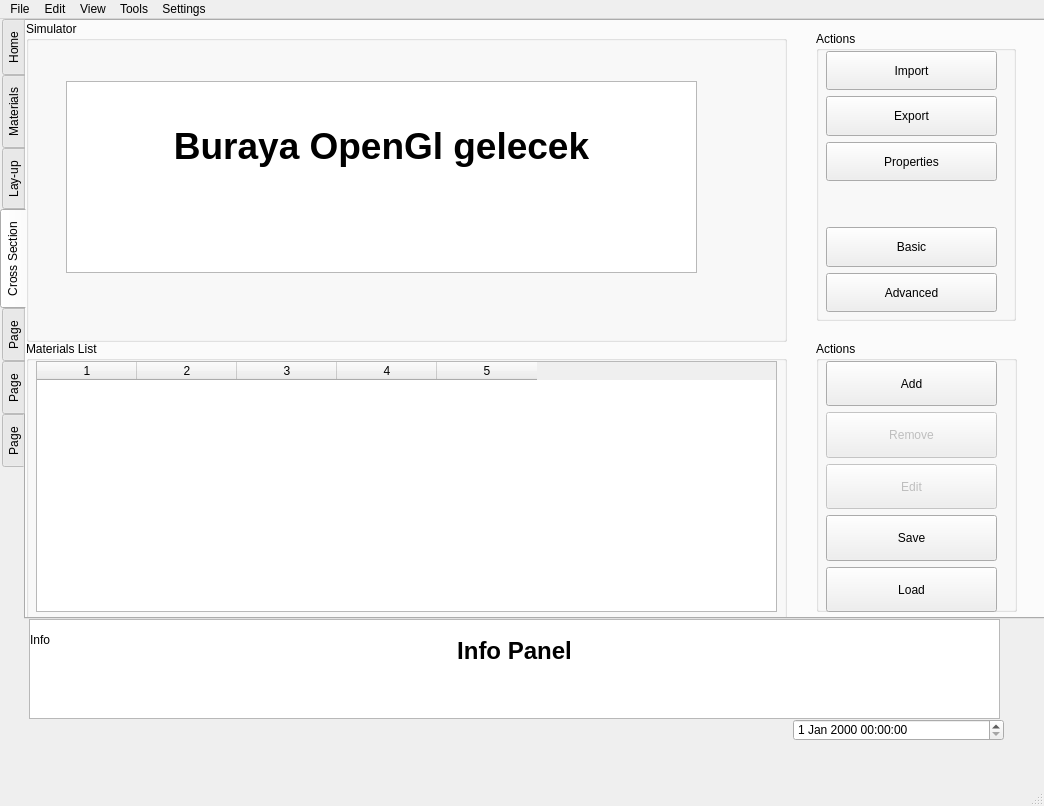
<?xml version="1.0" encoding="UTF-8"?>
<ui version="4.0">
 <class>MainWindow</class>
 <widget class="QMainWindow" name="MainWindow">
  <property name="geometry">
   <rect>
    <x>0</x>
    <y>0</y>
    <width>1044</width>
    <height>806</height>
   </rect>
  </property>
  <property name="windowTitle">
   <string>MainWindow</string>
  </property>
  <widget class="QWidget" name="centralwidget">
   <widget class="QTabWidget" name="Tab">
    <property name="geometry">
     <rect>
      <x>0</x>
      <y>0</y>
      <width>1175</width>
      <height>600</height>
     </rect>
    </property>
    <property name="maximumSize">
     <size>
      <width>1175</width>
      <height>600</height>
     </size>
    </property>
    <property name="autoFillBackground">
     <bool>true</bool>
    </property>
    <property name="tabPosition">
     <enum>QTabWidget::West</enum>
    </property>
    <property name="currentIndex">
     <number>3</number>
    </property>
    <widget class="QWidget" name="tp_Home">
     <attribute name="title">
      <string>Home</string>
     </attribute>
     <widget class="QTextBrowser" name="txtBr_Home_Info">
      <property name="geometry">
       <rect>
        <x>0</x>
        <y>60</y>
        <width>980</width>
        <height>200</height>
       </rect>
      </property>
      <property name="html">
       <string>&lt;!DOCTYPE HTML PUBLIC &quot;-//W3C//DTD HTML 4.0//EN&quot; &quot;http://www.w3.org/TR/REC-html40/strict.dtd&quot;&gt;
&lt;html&gt;&lt;head&gt;&lt;meta name=&quot;qrichtext&quot; content=&quot;1&quot; /&gt;&lt;style type=&quot;text/css&quot;&gt;
p, li { white-space: pre-wrap; }
&lt;/style&gt;&lt;/head&gt;&lt;body style=&quot; font-family:'MS Shell Dlg 2'; font-size:7.8pt; font-weight:400; font-style:normal;&quot;&gt;
&lt;p align=&quot;center&quot; style=&quot;-qt-paragraph-type:empty; margin-top:0px; margin-bottom:0px; margin-left:0px; margin-right:0px; -qt-block-indent:0; text-indent:0px;&quot;&gt;&lt;br /&gt;&lt;/p&gt;
&lt;p align=&quot;center&quot; style=&quot;-qt-paragraph-type:empty; margin-top:0px; margin-bottom:0px; margin-left:0px; margin-right:0px; -qt-block-indent:0; text-indent:0px; font-size:18pt; font-style:italic; text-decoration: underline;&quot;&gt;&lt;br /&gt;&lt;/p&gt;
&lt;p align=&quot;center&quot; style=&quot; margin-top:0px; margin-bottom:0px; margin-left:0px; margin-right:0px; -qt-block-indent:0; text-indent:0px;&quot;&gt;&lt;span style=&quot; font-size:18pt; font-style:italic; text-decoration: underline;&quot;&gt;So You can see main info about the project here &lt;/span&gt;&lt;/p&gt;
&lt;p align=&quot;center&quot; style=&quot; margin-top:0px; margin-bottom:0px; margin-left:0px; margin-right:0px; -qt-block-indent:0; text-indent:0px;&quot;&gt;&lt;span style=&quot; font-size:18pt; font-style:italic; text-decoration: underline;&quot;&gt;:)&lt;/span&gt;&lt;/p&gt;&lt;/body&gt;&lt;/html&gt;</string>
      </property>
     </widget>
     <widget class="QTextBrowser" name="txtBr_Home_Title">
      <property name="geometry">
       <rect>
        <x>0</x>
        <y>0</y>
        <width>980</width>
        <height>60</height>
       </rect>
      </property>
      <property name="html">
       <string>&lt;!DOCTYPE HTML PUBLIC &quot;-//W3C//DTD HTML 4.0//EN&quot; &quot;http://www.w3.org/TR/REC-html40/strict.dtd&quot;&gt;
&lt;html&gt;&lt;head&gt;&lt;meta name=&quot;qrichtext&quot; content=&quot;1&quot; /&gt;&lt;style type=&quot;text/css&quot;&gt;
p, li { white-space: pre-wrap; }
&lt;/style&gt;&lt;/head&gt;&lt;body style=&quot; font-family:'MS Shell Dlg 2'; font-size:7.8pt; font-weight:400; font-style:normal;&quot;&gt;
&lt;p align=&quot;center&quot; style=&quot; margin-top:0px; margin-bottom:0px; margin-left:0px; margin-right:0px; -qt-block-indent:0; text-indent:0px;&quot;&gt;&lt;span style=&quot; font-size:24pt; font-weight:600; font-style:italic;&quot;&gt;Wellcome To First Beta!&lt;/span&gt;&lt;/p&gt;&lt;/body&gt;&lt;/html&gt;</string>
      </property>
     </widget>
     <widget class="QFrame" name="frame_5">
      <property name="geometry">
       <rect>
        <x>0</x>
        <y>260</y>
        <width>490</width>
        <height>320</height>
       </rect>
      </property>
      <property name="frameShape">
       <enum>QFrame::StyledPanel</enum>
      </property>
      <property name="frameShadow">
       <enum>QFrame::Raised</enum>
      </property>
     </widget>
     <widget class="QFrame" name="frame_6">
      <property name="geometry">
       <rect>
        <x>490</x>
        <y>260</y>
        <width>490</width>
        <height>320</height>
       </rect>
      </property>
      <property name="frameShape">
       <enum>QFrame::StyledPanel</enum>
      </property>
      <property name="frameShadow">
       <enum>QFrame::Raised</enum>
      </property>
     </widget>
    </widget>
    <widget class="QWidget" name="tp_Materials">
     <attribute name="title">
      <string>Materials</string>
     </attribute>
     <widget class="QGroupBox" name="gbx_Materials_Material">
      <property name="geometry">
       <rect>
        <x>0</x>
        <y>0</y>
        <width>980</width>
        <height>80</height>
       </rect>
      </property>
      <property name="title">
       <string>Material</string>
      </property>
      <widget class="QFrame" name="frame_3">
       <property name="geometry">
        <rect>
         <x>60</x>
         <y>20</y>
         <width>271</width>
         <height>61</height>
        </rect>
       </property>
       <property name="frameShape">
        <enum>QFrame::StyledPanel</enum>
       </property>
       <property name="frameShadow">
        <enum>QFrame::Raised</enum>
       </property>
       <widget class="QWidget" name="layoutWidget_11">
        <property name="geometry">
         <rect>
          <x>0</x>
          <y>0</y>
          <width>61</width>
          <height>51</height>
         </rect>
        </property>
        <layout class="QVBoxLayout" name="verticalLayout_14">
         <item>
          <widget class="QLabel" name="lbl_Materials_Material_Name">
           <property name="text">
            <string>Name:</string>
           </property>
          </widget>
         </item>
        </layout>
       </widget>
       <widget class="QWidget" name="layoutWidget_12">
        <property name="geometry">
         <rect>
          <x>60</x>
          <y>0</y>
          <width>191</width>
          <height>51</height>
         </rect>
        </property>
        <layout class="QVBoxLayout" name="verticalLayout_15">
         <item>
          <widget class="QLineEdit" name="txt_Materials_Material_Name">
           <property name="sizePolicy">
            <sizepolicy hsizetype="Expanding" vsizetype="Expanding">
             <horstretch>0</horstretch>
             <verstretch>0</verstretch>
            </sizepolicy>
           </property>
          </widget>
         </item>
        </layout>
       </widget>
      </widget>
      <widget class="QFrame" name="frame_4">
       <property name="geometry">
        <rect>
         <x>350</x>
         <y>20</y>
         <width>271</width>
         <height>61</height>
        </rect>
       </property>
       <property name="frameShape">
        <enum>QFrame::StyledPanel</enum>
       </property>
       <property name="frameShadow">
        <enum>QFrame::Raised</enum>
       </property>
       <widget class="QWidget" name="layoutWidget_13">
        <property name="geometry">
         <rect>
          <x>0</x>
          <y>0</y>
          <width>61</width>
          <height>51</height>
         </rect>
        </property>
        <layout class="QVBoxLayout" name="verticalLayout_16">
         <item>
          <widget class="QLabel" name="lbl_Materials_Material_Type">
           <property name="text">
            <string>Type:</string>
           </property>
          </widget>
         </item>
        </layout>
       </widget>
       <widget class="QWidget" name="layoutWidget_14">
        <property name="geometry">
         <rect>
          <x>60</x>
          <y>0</y>
          <width>191</width>
          <height>51</height>
         </rect>
        </property>
        <layout class="QVBoxLayout" name="verticalLayout_17">
         <item>
          <widget class="QComboBox" name="cbx_Materials_Material_Type">
           <property name="sizePolicy">
            <sizepolicy hsizetype="Preferred" vsizetype="Expanding">
             <horstretch>0</horstretch>
             <verstretch>0</verstretch>
            </sizepolicy>
           </property>
          </widget>
         </item>
        </layout>
       </widget>
      </widget>
     </widget>
     <widget class="QGroupBox" name="gbx_Materials_Properties">
      <property name="geometry">
       <rect>
        <x>0</x>
        <y>80</y>
        <width>980</width>
        <height>180</height>
       </rect>
      </property>
      <property name="title">
       <string>Properties</string>
      </property>
      <widget class="QFrame" name="frame">
       <property name="geometry">
        <rect>
         <x>60</x>
         <y>30</y>
         <width>251</width>
         <height>141</height>
        </rect>
       </property>
       <property name="frameShape">
        <enum>QFrame::StyledPanel</enum>
       </property>
       <property name="frameShadow">
        <enum>QFrame::Raised</enum>
       </property>
       <widget class="QWidget" name="layoutWidget">
        <property name="geometry">
         <rect>
          <x>0</x>
          <y>0</y>
          <width>41</width>
          <height>131</height>
         </rect>
        </property>
        <layout class="QVBoxLayout" name="verticalLayout">
         <item>
          <widget class="QLabel" name="label_5">
           <property name="text">
            <string>E11</string>
           </property>
          </widget>
         </item>
         <item>
          <widget class="QLabel" name="label_6">
           <property name="text">
            <string>G12</string>
           </property>
          </widget>
         </item>
         <item>
          <widget class="QLabel" name="label_7">
           <property name="text">
            <string>v12</string>
           </property>
          </widget>
         </item>
        </layout>
       </widget>
       <widget class="QWidget" name="layoutWidget">
        <property name="geometry">
         <rect>
          <x>60</x>
          <y>0</y>
          <width>121</width>
          <height>131</height>
         </rect>
        </property>
        <layout class="QVBoxLayout" name="verticalLayout_3">
         <item>
          <widget class="QLineEdit" name="lineEdit_3">
           <property name="sizePolicy">
            <sizepolicy hsizetype="Expanding" vsizetype="Expanding">
             <horstretch>0</horstretch>
             <verstretch>0</verstretch>
            </sizepolicy>
           </property>
          </widget>
         </item>
         <item>
          <widget class="QLineEdit" name="lineEdit_4">
           <property name="sizePolicy">
            <sizepolicy hsizetype="Expanding" vsizetype="Expanding">
             <horstretch>0</horstretch>
             <verstretch>0</verstretch>
            </sizepolicy>
           </property>
          </widget>
         </item>
         <item>
          <widget class="QLineEdit" name="lineEdit_16">
           <property name="sizePolicy">
            <sizepolicy hsizetype="Expanding" vsizetype="Expanding">
             <horstretch>0</horstretch>
             <verstretch>0</verstretch>
            </sizepolicy>
           </property>
          </widget>
         </item>
        </layout>
       </widget>
       <widget class="QWidget" name="layoutWidget">
        <property name="geometry">
         <rect>
          <x>200</x>
          <y>0</y>
          <width>51</width>
          <height>131</height>
         </rect>
        </property>
        <layout class="QVBoxLayout" name="verticalLayout_4">
         <item>
          <widget class="QLabel" name="label_11">
           <property name="text">
            <string>[GPa]</string>
           </property>
          </widget>
         </item>
         <item>
          <widget class="QLabel" name="label_12">
           <property name="text">
            <string>[GPa]</string>
           </property>
          </widget>
         </item>
         <item>
          <widget class="QLabel" name="label_13">
           <property name="text">
            <string>[]</string>
           </property>
          </widget>
         </item>
        </layout>
       </widget>
      </widget>
      <widget class="QFrame" name="frame_2">
       <property name="geometry">
        <rect>
         <x>350</x>
         <y>30</y>
         <width>251</width>
         <height>141</height>
        </rect>
       </property>
       <property name="frameShape">
        <enum>QFrame::StyledPanel</enum>
       </property>
       <property name="frameShadow">
        <enum>QFrame::Raised</enum>
       </property>
       <widget class="QWidget" name="layoutWidget_5">
        <property name="geometry">
         <rect>
          <x>0</x>
          <y>0</y>
          <width>41</width>
          <height>131</height>
         </rect>
        </property>
        <layout class="QVBoxLayout" name="verticalLayout_8">
         <item>
          <widget class="QLabel" name="label_20">
           <property name="text">
            <string>E22</string>
           </property>
          </widget>
         </item>
         <item>
          <widget class="QLabel" name="label_21">
           <property name="text">
            <string>G13</string>
           </property>
          </widget>
         </item>
         <item>
          <widget class="QLabel" name="label_22">
           <property name="text">
            <string>ro</string>
           </property>
          </widget>
         </item>
        </layout>
       </widget>
       <widget class="QWidget" name="layoutWidget_6">
        <property name="geometry">
         <rect>
          <x>60</x>
          <y>0</y>
          <width>121</width>
          <height>131</height>
         </rect>
        </property>
        <layout class="QVBoxLayout" name="verticalLayout_9">
         <item>
          <widget class="QLineEdit" name="lineEdit_5">
           <property name="sizePolicy">
            <sizepolicy hsizetype="Expanding" vsizetype="Expanding">
             <horstretch>0</horstretch>
             <verstretch>0</verstretch>
            </sizepolicy>
           </property>
          </widget>
         </item>
         <item>
          <widget class="QLineEdit" name="lineEdit_10">
           <property name="sizePolicy">
            <sizepolicy hsizetype="Expanding" vsizetype="Expanding">
             <horstretch>0</horstretch>
             <verstretch>0</verstretch>
            </sizepolicy>
           </property>
          </widget>
         </item>
         <item>
          <widget class="QLineEdit" name="lineEdit_9">
           <property name="sizePolicy">
            <sizepolicy hsizetype="Expanding" vsizetype="Expanding">
             <horstretch>0</horstretch>
             <verstretch>0</verstretch>
            </sizepolicy>
           </property>
          </widget>
         </item>
        </layout>
       </widget>
       <widget class="QWidget" name="layoutWidget_7">
        <property name="geometry">
         <rect>
          <x>200</x>
          <y>0</y>
          <width>51</width>
          <height>131</height>
         </rect>
        </property>
        <layout class="QVBoxLayout" name="verticalLayout_10">
         <item>
          <widget class="QLabel" name="label_23">
           <property name="text">
            <string>[GPa]</string>
           </property>
          </widget>
         </item>
         <item>
          <widget class="QLabel" name="label_24">
           <property name="text">
            <string>[GPa]</string>
           </property>
          </widget>
         </item>
         <item>
          <widget class="QLabel" name="label_25">
           <property name="text">
            <string>[kg/m3]</string>
           </property>
          </widget>
         </item>
        </layout>
       </widget>
      </widget>
      <widget class="Line" name="line">
       <property name="geometry">
        <rect>
         <x>310</x>
         <y>30</y>
         <width>20</width>
         <height>131</height>
        </rect>
       </property>
       <property name="orientation">
        <enum>Qt::Vertical</enum>
       </property>
      </widget>
     </widget>
     <widget class="QGroupBox" name="gbx_Materials_MaterialsList">
      <property name="geometry">
       <rect>
        <x>0</x>
        <y>260</y>
        <width>711</width>
        <height>331</height>
       </rect>
      </property>
      <property name="title">
       <string>Materials List</string>
      </property>
      <widget class="QTableWidget" name="tblW_Materials_MaterialsList_Table">
       <property name="geometry">
        <rect>
         <x>10</x>
         <y>20</y>
         <width>681</width>
         <height>311</height>
        </rect>
       </property>
       <property name="rowCount">
        <number>0</number>
       </property>
       <property name="columnCount">
        <number>5</number>
       </property>
       <column/>
       <column/>
       <column/>
       <column/>
       <column/>
      </widget>
     </widget>
     <widget class="QGroupBox" name="gbx_Materials_Actions">
      <property name="geometry">
       <rect>
        <x>709</x>
        <y>259</y>
        <width>271</width>
        <height>331</height>
       </rect>
      </property>
      <property name="title">
       <string>Actions</string>
      </property>
      <widget class="QWidget" name="layoutWidget">
       <property name="geometry">
        <rect>
         <x>70</x>
         <y>20</y>
         <width>191</width>
         <height>311</height>
        </rect>
       </property>
       <layout class="QVBoxLayout" name="verticalLayout_18">
        <item>
         <widget class="QPushButton" name="btn_Materials_Actions_Add">
          <property name="sizePolicy">
           <sizepolicy hsizetype="Minimum" vsizetype="Expanding">
            <horstretch>0</horstretch>
            <verstretch>0</verstretch>
           </sizepolicy>
          </property>
          <property name="text">
           <string>Add</string>
          </property>
         </widget>
        </item>
        <item>
         <widget class="QPushButton" name="btn_Materials_Actions_Remove">
          <property name="enabled">
           <bool>false</bool>
          </property>
          <property name="sizePolicy">
           <sizepolicy hsizetype="Minimum" vsizetype="Expanding">
            <horstretch>0</horstretch>
            <verstretch>0</verstretch>
           </sizepolicy>
          </property>
          <property name="text">
           <string>Remove</string>
          </property>
         </widget>
        </item>
        <item>
         <widget class="QPushButton" name="btn_Materials_Actions_Edit">
          <property name="enabled">
           <bool>false</bool>
          </property>
          <property name="sizePolicy">
           <sizepolicy hsizetype="Minimum" vsizetype="Expanding">
            <horstretch>0</horstretch>
            <verstretch>0</verstretch>
           </sizepolicy>
          </property>
          <property name="text">
           <string>Edit</string>
          </property>
         </widget>
        </item>
        <item>
         <spacer name="verticalSpacer_4">
          <property name="orientation">
           <enum>Qt::Vertical</enum>
          </property>
          <property name="sizeHint" stdset="0">
           <size>
            <width>20</width>
            <height>40</height>
           </size>
          </property>
         </spacer>
        </item>
        <item>
         <spacer name="verticalSpacer_3">
          <property name="orientation">
           <enum>Qt::Vertical</enum>
          </property>
          <property name="sizeHint" stdset="0">
           <size>
            <width>20</width>
            <height>40</height>
           </size>
          </property>
         </spacer>
        </item>
        <item>
         <spacer name="verticalSpacer_2">
          <property name="orientation">
           <enum>Qt::Vertical</enum>
          </property>
          <property name="sizeHint" stdset="0">
           <size>
            <width>20</width>
            <height>40</height>
           </size>
          </property>
         </spacer>
        </item>
        <item>
         <widget class="QPushButton" name="btn_Materials_Actions_Save">
          <property name="sizePolicy">
           <sizepolicy hsizetype="Minimum" vsizetype="Expanding">
            <horstretch>0</horstretch>
            <verstretch>0</verstretch>
           </sizepolicy>
          </property>
          <property name="text">
           <string>Save</string>
          </property>
         </widget>
        </item>
        <item>
         <widget class="QPushButton" name="btn_Materials_Actions_Load">
          <property name="sizePolicy">
           <sizepolicy hsizetype="Minimum" vsizetype="Expanding">
            <horstretch>0</horstretch>
            <verstretch>0</verstretch>
           </sizepolicy>
          </property>
          <property name="text">
           <string>Load</string>
          </property>
         </widget>
        </item>
       </layout>
      </widget>
     </widget>
    </widget>
    <widget class="QWidget" name="tp_Lay_up">
     <attribute name="title">
      <string>Lay-up</string>
     </attribute>
    </widget>
    <widget class="QWidget" name="tp_CrossSection">
     <attribute name="title">
      <string>Cross Section</string>
     </attribute>
     <widget class="QGroupBox" name="gbx_Materials_MaterialsList_2">
      <property name="geometry">
       <rect>
        <x>0</x>
        <y>320</y>
        <width>761</width>
        <height>281</height>
       </rect>
      </property>
      <property name="title">
       <string>Materials List</string>
      </property>
      <widget class="QTableWidget" name="tblW_CrossSection_MaterialsList_Table">
       <property name="geometry">
        <rect>
         <x>10</x>
         <y>20</y>
         <width>741</width>
         <height>251</height>
        </rect>
       </property>
       <property name="rowCount">
        <number>0</number>
       </property>
       <property name="columnCount">
        <number>5</number>
       </property>
       <column/>
       <column/>
       <column/>
       <column/>
       <column/>
      </widget>
     </widget>
     <widget class="QGroupBox" name="gbx_Materials_Actions_2">
      <property name="geometry">
       <rect>
        <x>790</x>
        <y>320</y>
        <width>201</width>
        <height>271</height>
       </rect>
      </property>
      <property name="title">
       <string>Actions</string>
      </property>
      <widget class="QWidget" name="layoutWidget_18">
       <property name="geometry">
        <rect>
         <x>10</x>
         <y>20</y>
         <width>171</width>
         <height>251</height>
        </rect>
       </property>
       <layout class="QVBoxLayout" name="verticalLayout_22">
        <item>
         <widget class="QPushButton" name="btn_CrossSection_Actions2_Add">
          <property name="sizePolicy">
           <sizepolicy hsizetype="Minimum" vsizetype="Expanding">
            <horstretch>0</horstretch>
            <verstretch>0</verstretch>
           </sizepolicy>
          </property>
          <property name="text">
           <string>Add</string>
          </property>
         </widget>
        </item>
        <item>
         <widget class="QPushButton" name="btn_CrossSection_Actions2_Remove">
          <property name="enabled">
           <bool>false</bool>
          </property>
          <property name="sizePolicy">
           <sizepolicy hsizetype="Minimum" vsizetype="Expanding">
            <horstretch>0</horstretch>
            <verstretch>0</verstretch>
           </sizepolicy>
          </property>
          <property name="text">
           <string>Remove</string>
          </property>
         </widget>
        </item>
        <item>
         <widget class="QPushButton" name="btn_CrossSection_Actions2_Edit">
          <property name="enabled">
           <bool>false</bool>
          </property>
          <property name="sizePolicy">
           <sizepolicy hsizetype="Minimum" vsizetype="Expanding">
            <horstretch>0</horstretch>
            <verstretch>0</verstretch>
           </sizepolicy>
          </property>
          <property name="text">
           <string>Edit</string>
          </property>
         </widget>
        </item>
        <item>
         <widget class="QPushButton" name="btn_CrossSection_Actions2_Save">
          <property name="sizePolicy">
           <sizepolicy hsizetype="Minimum" vsizetype="Expanding">
            <horstretch>0</horstretch>
            <verstretch>0</verstretch>
           </sizepolicy>
          </property>
          <property name="text">
           <string>Save</string>
          </property>
         </widget>
        </item>
        <item>
         <widget class="QPushButton" name="btn_CrossSection_Actions2_Load">
          <property name="sizePolicy">
           <sizepolicy hsizetype="Minimum" vsizetype="Expanding">
            <horstretch>0</horstretch>
            <verstretch>0</verstretch>
           </sizepolicy>
          </property>
          <property name="text">
           <string>Load</string>
          </property>
         </widget>
        </item>
       </layout>
      </widget>
     </widget>
     <widget class="QGroupBox" name="gbx_Materials_Actions_3">
      <property name="geometry">
       <rect>
        <x>790</x>
        <y>10</y>
        <width>200</width>
        <height>290</height>
       </rect>
      </property>
      <property name="title">
       <string>Actions</string>
      </property>
      <widget class="QWidget" name="layoutWidget_19">
       <property name="geometry">
        <rect>
         <x>10</x>
         <y>20</y>
         <width>171</width>
         <height>261</height>
        </rect>
       </property>
       <layout class="QVBoxLayout" name="verticalLayout_23">
        <item>
         <widget class="QPushButton" name="btn_CrossSection_Actions1_Import">
          <property name="sizePolicy">
           <sizepolicy hsizetype="Minimum" vsizetype="Expanding">
            <horstretch>0</horstretch>
            <verstretch>0</verstretch>
           </sizepolicy>
          </property>
          <property name="text">
           <string>Import</string>
          </property>
         </widget>
        </item>
        <item>
         <widget class="QPushButton" name="btn_CrossSection_Actions1_Export">
          <property name="enabled">
           <bool>true</bool>
          </property>
          <property name="sizePolicy">
           <sizepolicy hsizetype="Minimum" vsizetype="Expanding">
            <horstretch>0</horstretch>
            <verstretch>0</verstretch>
           </sizepolicy>
          </property>
          <property name="text">
           <string>Export</string>
          </property>
         </widget>
        </item>
        <item>
         <widget class="QPushButton" name="btn_CrossSection_Actions1_Properties">
          <property name="enabled">
           <bool>true</bool>
          </property>
          <property name="sizePolicy">
           <sizepolicy hsizetype="Minimum" vsizetype="Expanding">
            <horstretch>0</horstretch>
            <verstretch>0</verstretch>
           </sizepolicy>
          </property>
          <property name="text">
           <string>Properties</string>
          </property>
         </widget>
        </item>
        <item>
         <spacer name="verticalSpacer_17">
          <property name="orientation">
           <enum>Qt::Vertical</enum>
          </property>
          <property name="sizeHint" stdset="0">
           <size>
            <width>20</width>
            <height>40</height>
           </size>
          </property>
         </spacer>
        </item>
        <item>
         <widget class="QPushButton" name="btn_CrossSection_Actions1_Basic">
          <property name="sizePolicy">
           <sizepolicy hsizetype="Minimum" vsizetype="Expanding">
            <horstretch>0</horstretch>
            <verstretch>0</verstretch>
           </sizepolicy>
          </property>
          <property name="text">
           <string>Basic</string>
          </property>
         </widget>
        </item>
        <item>
         <widget class="QPushButton" name="btn_CrossSection_Actions1_Advanced">
          <property name="sizePolicy">
           <sizepolicy hsizetype="Minimum" vsizetype="Expanding">
            <horstretch>0</horstretch>
            <verstretch>0</verstretch>
           </sizepolicy>
          </property>
          <property name="text">
           <string>Advanced</string>
          </property>
         </widget>
        </item>
       </layout>
      </widget>
     </widget>
     <widget class="QGroupBox" name="gbx_CrossSection_Simulator">
      <property name="geometry">
       <rect>
        <x>0</x>
        <y>0</y>
        <width>761</width>
        <height>321</height>
       </rect>
      </property>
      <property name="title">
       <string>Simulator</string>
      </property>
      <widget class="QTextBrowser" name="textBrowser">
       <property name="geometry">
        <rect>
         <x>40</x>
         <y>60</y>
         <width>631</width>
         <height>192</height>
        </rect>
       </property>
       <property name="html">
        <string>&lt;!DOCTYPE HTML PUBLIC &quot;-//W3C//DTD HTML 4.0//EN&quot; &quot;http://www.w3.org/TR/REC-html40/strict.dtd&quot;&gt;
&lt;html&gt;&lt;head&gt;&lt;meta name=&quot;qrichtext&quot; content=&quot;1&quot; /&gt;&lt;style type=&quot;text/css&quot;&gt;
p, li { white-space: pre-wrap; }
&lt;/style&gt;&lt;/head&gt;&lt;body style=&quot; font-family:'MS Shell Dlg 2'; font-size:7.8pt; font-weight:400; font-style:normal;&quot;&gt;
&lt;p align=&quot;center&quot; style=&quot;-qt-paragraph-type:empty; margin-top:0px; margin-bottom:0px; margin-left:0px; margin-right:0px; -qt-block-indent:0; text-indent:0px;&quot;&gt;&lt;br /&gt;&lt;/p&gt;
&lt;p align=&quot;center&quot; style=&quot;-qt-paragraph-type:empty; margin-top:0px; margin-bottom:0px; margin-left:0px; margin-right:0px; -qt-block-indent:0; text-indent:0px;&quot;&gt;&lt;br /&gt;&lt;/p&gt;
&lt;p align=&quot;center&quot; style=&quot;-qt-paragraph-type:empty; margin-top:0px; margin-bottom:0px; margin-left:0px; margin-right:0px; -qt-block-indent:0; text-indent:0px;&quot;&gt;&lt;br /&gt;&lt;/p&gt;
&lt;p align=&quot;center&quot; style=&quot; margin-top:0px; margin-bottom:0px; margin-left:0px; margin-right:0px; -qt-block-indent:0; text-indent:0px;&quot;&gt;&lt;span style=&quot; font-size:28pt; font-weight:600;&quot;&gt;Buraya OpenGl gelecek&lt;/span&gt;&lt;/p&gt;&lt;/body&gt;&lt;/html&gt;</string>
       </property>
      </widget>
     </widget>
    </widget>
    <widget class="QWidget" name="tp_BoundaryConditions">
     <attribute name="title">
      <string>Page</string>
     </attribute>
    </widget>
    <widget class="QWidget" name="tp_Forces">
     <attribute name="title">
      <string>Page</string>
     </attribute>
    </widget>
    <widget class="QWidget" name="tp_Solver">
     <attribute name="title">
      <string>Page</string>
     </attribute>
    </widget>
   </widget>
   <widget class="QTextBrowser" name="txtBr_SubInfo">
    <property name="geometry">
     <rect>
      <x>29</x>
      <y>600</y>
      <width>971</width>
      <height>100</height>
     </rect>
    </property>
    <property name="html">
     <string>&lt;!DOCTYPE HTML PUBLIC &quot;-//W3C//DTD HTML 4.0//EN&quot; &quot;http://www.w3.org/TR/REC-html40/strict.dtd&quot;&gt;
&lt;html&gt;&lt;head&gt;&lt;meta name=&quot;qrichtext&quot; content=&quot;1&quot; /&gt;&lt;style type=&quot;text/css&quot;&gt;
p, li { white-space: pre-wrap; }
&lt;/style&gt;&lt;/head&gt;&lt;body style=&quot; font-family:'MS Shell Dlg 2'; font-size:7.8pt; font-weight:400; font-style:normal;&quot;&gt;
&lt;p align=&quot;center&quot; style=&quot;-qt-paragraph-type:empty; margin-top:0px; margin-bottom:0px; margin-left:0px; margin-right:0px; -qt-block-indent:0; text-indent:0px;&quot;&gt;&lt;br /&gt;&lt;/p&gt;
&lt;p align=&quot;center&quot; style=&quot; margin-top:0px; margin-bottom:0px; margin-left:0px; margin-right:0px; -qt-block-indent:0; text-indent:0px;&quot;&gt;&lt;span style=&quot; font-size:18pt; font-weight:600;&quot;&gt;Info Panel&lt;/span&gt;&lt;/p&gt;&lt;/body&gt;&lt;/html&gt;</string>
    </property>
   </widget>
   <widget class="QDateTimeEdit" name="dateTime">
    <property name="geometry">
     <rect>
      <x>793</x>
      <y>700</y>
      <width>211</width>
      <height>22</height>
     </rect>
    </property>
   </widget>
   <widget class="QLabel" name="lbl_Info">
    <property name="geometry">
     <rect>
      <x>30</x>
      <y>610</y>
      <width>81</width>
      <height>21</height>
     </rect>
    </property>
    <property name="text">
     <string>Info</string>
    </property>
   </widget>
  </widget>
  <widget class="QMenuBar" name="menuBar">
   <property name="geometry">
    <rect>
     <x>0</x>
     <y>0</y>
     <width>1044</width>
     <height>26</height>
    </rect>
   </property>
   <property name="tabletTracking">
    <bool>false</bool>
   </property>
   <property name="defaultUp">
    <bool>false</bool>
   </property>
   <widget class="QMenu" name="menuFile">
    <property name="title">
     <string>File</string>
    </property>
   </widget>
   <widget class="QMenu" name="menuSettings">
    <property name="title">
     <string>Settings</string>
    </property>
   </widget>
   <widget class="QMenu" name="menuView">
    <property name="title">
     <string>View</string>
    </property>
   </widget>
   <widget class="QMenu" name="menuTools">
    <property name="title">
     <string>Tools</string>
    </property>
   </widget>
   <widget class="QMenu" name="menuEdit">
    <property name="title">
     <string>Edit</string>
    </property>
   </widget>
   <addaction name="menuFile"/>
   <addaction name="menuEdit"/>
   <addaction name="menuView"/>
   <addaction name="menuTools"/>
   <addaction name="menuSettings"/>
  </widget>
  <widget class="QStatusBar" name="statusbar"/>
 </widget>
 <resources/>
 <connections/>
</ui>
